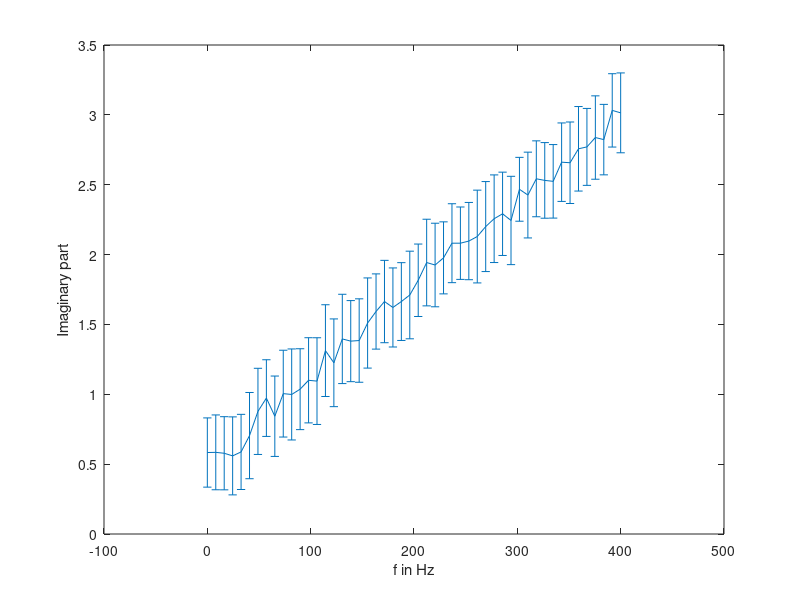
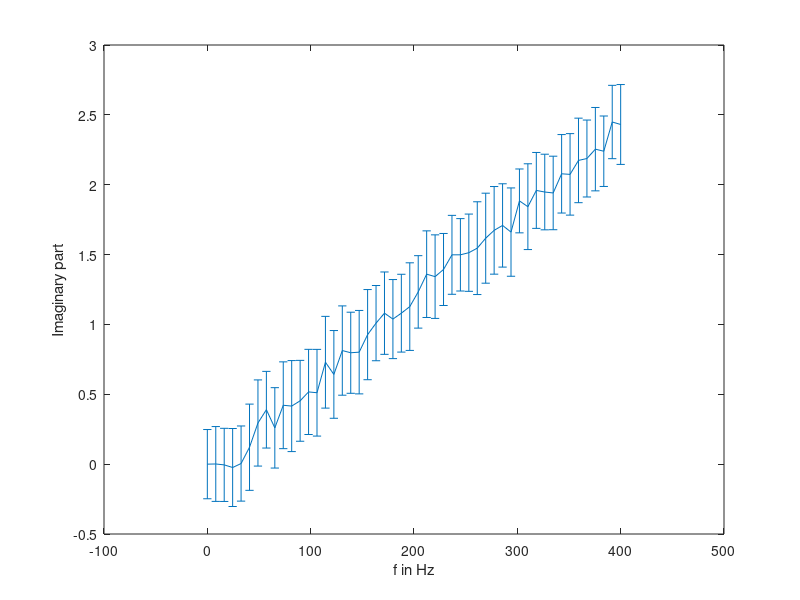
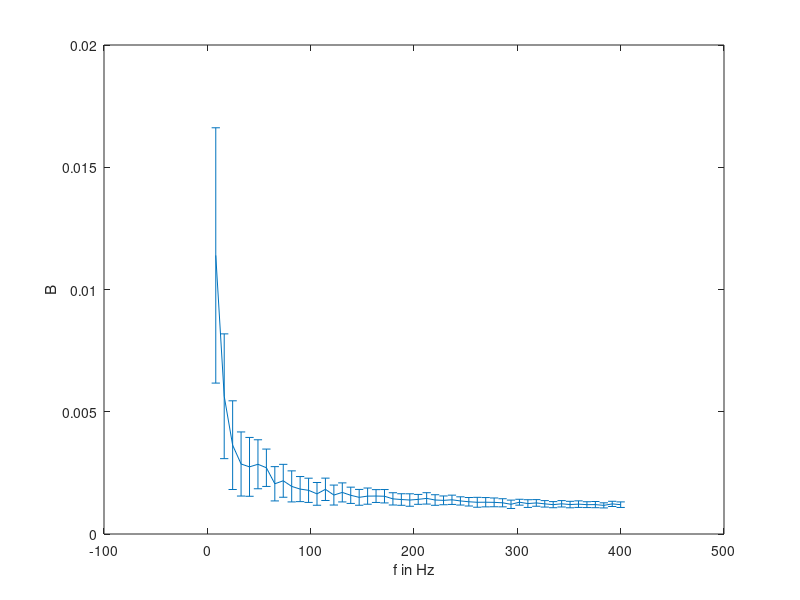
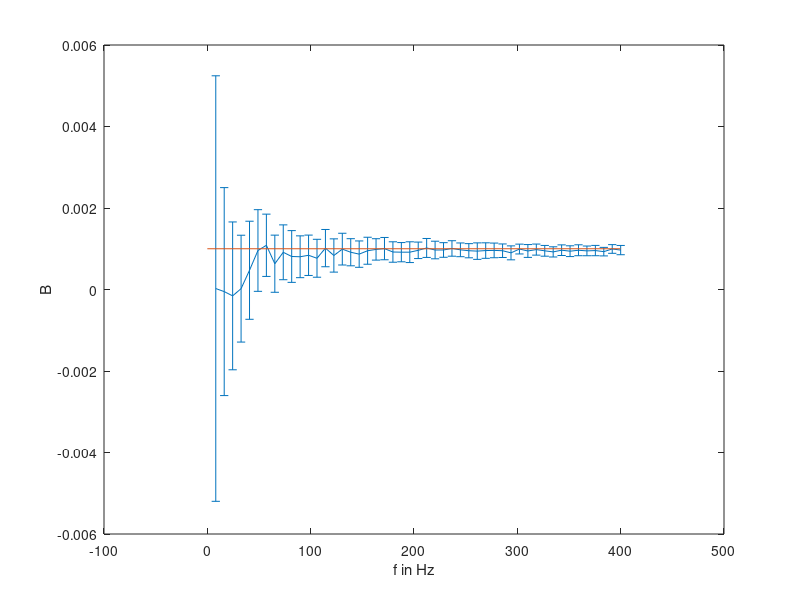

The MATLAB source for these figures, in order:
% 85722/error-estimation-parameter-estimation

clear
close all
f=linspace(0,400,50);
B=0.001; % B= constant
err=rand(32,50); % random numbers between 0 and 1 
Im=B*2*pi*f+err; % Some sample
figure(1)% plot imaginary part over frequency to show standard deviation 
errorbar(f,mean(Im),std(Im)) 
xlabel('f in Hz')
ylabel('Imaginary part')

figure(2)% plot imaginary part over frequency to show standard deviation 
errorbar(f,mean(Im-mean(Im(:,1))),std(Im)) 
xlabel('f in Hz')
ylabel('Imaginary part')

% Estimate B
figure(3) 
errorbar(f,mean(Im)./(2*pi*f),std(Im)./(2*pi*f)) % 
xlabel('f in Hz')
ylabel('B')

figure(4) 
errorbar(f,mean(Im-mean(Im(:,1)))./(2*pi*f),std(Im)./(2*pi*f)) % 
hold on;
plot([0 400], [B B])
xlabel('f in Hz')
ylabel('B')
